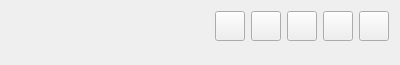
<?xml version="1.0" encoding="UTF-8"?>
<ui version="4.0">
 <class>TermWidget</class>
 <widget class="QWidget" name="TermWidget">
  <property name="geometry">
   <rect>
    <x>0</x>
    <y>0</y>
    <width>400</width>
    <height>65</height>
   </rect>
  </property>
  <property name="sizePolicy">
   <sizepolicy hsizetype="Preferred" vsizetype="Fixed">
    <horstretch>0</horstretch>
    <verstretch>0</verstretch>
   </sizepolicy>
  </property>
  <property name="minimumSize">
   <size>
    <width>38</width>
    <height>38</height>
   </size>
  </property>
  <property name="windowTitle">
   <string>Form</string>
  </property>
  <layout class="QVBoxLayout" name="layoutTermWidget">
   <item>
    <layout class="QHBoxLayout" name="layoutTop">
     <item>
      <layout class="QVBoxLayout" name="layoutKanjiKana">
       <property name="spacing">
        <number>0</number>
       </property>
       <item>
        <widget class="QLabel" name="labelKana">
         <property name="sizePolicy">
          <sizepolicy hsizetype="Preferred" vsizetype="Fixed">
           <horstretch>0</horstretch>
           <verstretch>0</verstretch>
          </sizepolicy>
         </property>
         <property name="alignment">
          <set>Qt::AlignBottom|Qt::AlignHCenter</set>
         </property>
         <property name="textInteractionFlags">
          <set>Qt::LinksAccessibleByMouse|Qt::TextSelectableByMouse</set>
         </property>
        </widget>
       </item>
       <item>
        <widget class="QLabel" name="labelKanji">
         <property name="sizePolicy">
          <sizepolicy hsizetype="Preferred" vsizetype="Fixed">
           <horstretch>0</horstretch>
           <verstretch>0</verstretch>
          </sizepolicy>
         </property>
         <property name="alignment">
          <set>Qt::AlignHCenter|Qt::AlignTop</set>
         </property>
         <property name="textInteractionFlags">
          <set>Qt::LinksAccessibleByMouse|Qt::TextSelectableByMouse</set>
         </property>
        </widget>
       </item>
      </layout>
     </item>
     <item>
      <spacer name="horizontalSpacer">
       <property name="orientation">
        <enum>Qt::Horizontal</enum>
       </property>
       <property name="sizeType">
        <enum>QSizePolicy::Fixed</enum>
       </property>
       <property name="sizeHint" stdset="0">
        <size>
         <width>6</width>
         <height>0</height>
        </size>
       </property>
      </spacer>
     </item>
     <item>
      <layout class="QVBoxLayout" name="layoutButtonsDeconj">
       <item>
        <layout class="QHBoxLayout" name="layoutButtons">
         <item>
          <spacer name="spaceTop">
           <property name="orientation">
            <enum>Qt::Horizontal</enum>
           </property>
           <property name="sizeHint" stdset="0">
            <size>
             <width>0</width>
             <height>0</height>
            </size>
           </property>
          </spacer>
         </item>
         <item>
          <widget class="QToolButton" name="buttonKanaKanji">
           <property name="minimumSize">
            <size>
             <width>30</width>
             <height>30</height>
            </size>
           </property>
           <property name="toolTip">
            <string>Switch between adding the term as kanji and kana</string>
           </property>
           <property name="text">
            <string/>
           </property>
          </widget>
         </item>
         <item>
          <widget class="QToolButton" name="buttonAddCard">
           <property name="minimumSize">
            <size>
             <width>30</width>
             <height>30</height>
            </size>
           </property>
           <property name="contextMenuPolicy">
            <enum>Qt::CustomContextMenu</enum>
           </property>
           <property name="toolTip">
            <string>Add Anki note</string>
           </property>
          </widget>
         </item>
         <item>
          <widget class="QToolButton" name="buttonAnkiOpen">
           <property name="minimumSize">
            <size>
             <width>30</width>
             <height>30</height>
            </size>
           </property>
           <property name="toolTip">
            <string>Show in Anki</string>
           </property>
          </widget>
         </item>
         <item>
          <widget class="QToolButton" name="buttonAudio">
           <property name="minimumSize">
            <size>
             <width>30</width>
             <height>30</height>
            </size>
           </property>
           <property name="contextMenuPolicy">
            <enum>Qt::CustomContextMenu</enum>
           </property>
           <property name="toolTip">
            <string>Play audio</string>
           </property>
          </widget>
         </item>
         <item>
          <widget class="QToolButton" name="buttonCollapse">
           <property name="minimumSize">
            <size>
             <width>30</width>
             <height>30</height>
            </size>
           </property>
           <property name="toolTip">
            <string>Minimize/Maximize</string>
           </property>
           <property name="autoRaise">
            <bool>false</bool>
           </property>
          </widget>
         </item>
        </layout>
       </item>
      </layout>
     </item>
    </layout>
   </item>
   <item>
    <widget class="QWidget" name="glossaryContainer" native="true">
     <property name="sizePolicy">
      <sizepolicy hsizetype="Expanding" vsizetype="Expanding">
       <horstretch>0</horstretch>
       <verstretch>0</verstretch>
      </sizepolicy>
     </property>
     <layout class="QVBoxLayout" name="layoutGlossaryContainer">
      <property name="leftMargin">
       <number>0</number>
      </property>
      <property name="topMargin">
       <number>0</number>
      </property>
      <property name="rightMargin">
       <number>0</number>
      </property>
      <property name="bottomMargin">
       <number>0</number>
      </property>
     </layout>
    </widget>
   </item>
  </layout>
 </widget>
 <resources/>
 <connections/>
</ui>
